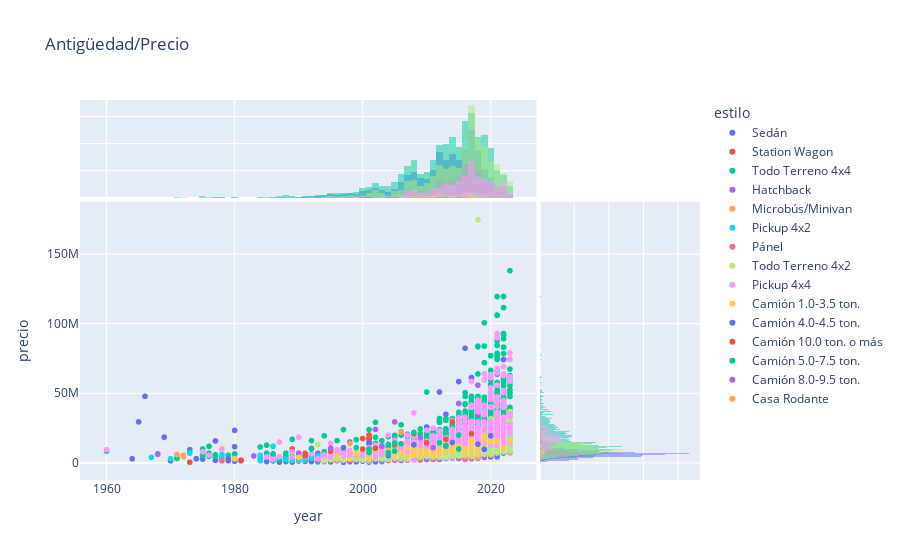

Notebook code for this chart:
### Code cell
import plotly.express as px
fig = px.scatter(df, x="year", y="precio", color="estilo", hover_data=['marca','modelo'],title='Antigüedad/Precio',marginal_x="histogram",marginal_y='histogram') 
fig.show()

### Figure 1 — Plotly figure (JSON) as saved in the notebook; plotly's stock layout.template omitted (floating-point values rounded to 4 significant figures; data arrays with more than 128 entries replaced by an {"elided": "..."} marker saying what was removed)
{"data": [{"customdata": {"elided": "2287x2 str values"}, "hovertemplate": "estilo=Sedán<br>year=%{x}<br>precio=%{y}<br>marca=%{customdata[0]}<br>modelo=%{customdata[1]}<extra></extra>", "legendgroup": "Sedán", "marker": {"color": "#636efa", "symbol": "circle"}, "mode": "markers", "name": "Sedán", "showlegend": true, "type": "scattergl", "x": {"elided": "2287 int values"}, "xaxis": "x", "y": {"elided": "2287 int values"}, "yaxis": "y"}, {"alignmentgroup": "True", "bingroup": "x", "hovertemplate": "estilo=Sedán<br>year=%{x}<br>count=%{y}<extra></extra>", "legendgroup": "Sedán", "marker": {"color": "#636efa"}, "name": "Sedán", "offsetgroup": "Sedán", "opacity": 0.5, "showlegend": false, "type": "histogram", "x": {"elided": "2287 int values"}, "xaxis": "x3", "yaxis": "y3"}, {"alignmentgroup": "True", "bingroup": "y", "hovertemplate": "estilo=Sedán<br>precio=%{y}<br>count=%{x}<extra></extra>", "legendgroup": "Sedán", "marker": {"color": "#636efa"}, "name": "Sedán", "offsetgroup": "Sedán", "opacity": 0.5, "showlegend": false, "type": "histogram", "xaxis": "x2", "y": {"elided": "2287 int values"}, "yaxis": "y2"}, {"customdata": {"elided": "74x2 str values"}, "hovertemplate": "estilo=Station Wagon<br>year=%{x}<br>precio=%{y}<br>marca=%{customdata[0]}<br>modelo=%{customdata[1]}<extra></extra>", "legendgroup": "Station Wagon", "marker": {"color": "#EF553B", "symbol": "circle"}, "mode": "markers", "name": "Station Wagon", "showlegend": true, "type": "scattergl", "x": [1973, 1995, 1984, 1993, 1981, 2008, 2009, 2002, 2004, 2003, 2002, 2005, 2006, 2007, 2006, 2005, 1971, 2007, 2006, 2007, 1993, 2014, 2009, 2013, 2002, 2009, 2002, 2008, 2008, 2018, 2009, 2015, 2016, 2011, 2016, 2016, 2016, 2016, 2013, 2009, 2012, 2013, 2006, 2016, 2016, 2014, 2009, 2018, 2017, 2014, 2015, 2020, 2019, 2017, 2019, 2016, 2015, 2017, 2020, 1989, 2017, 2018, 2018, 2016, 2016, 2013, 2020, 2021, 2021, 2018, 2022, 2016, 2023, 2018], "xaxis": "x", "y": [500000, 1400000, 1500000, 1700000, 2000000, 2250000, 2300000, 2300000, 2400000, 2600000, 2750000, 2800000, 2950000, 3000000, 3295000, 3300000, 3500000, 3500000, 3500000, 3500000, 3500000, 3800000, 4250000, 4350000, 4500000, 4500000, 4600000, 5450000, 5700000, 6300000, 6425000, 6500000, 6500000, 6500000, 6500000, 6650000, 6725000, 7000000, 7000000, 7000000, 7000000, 7200000, 7200000, 7250000, 7400000, 7448000, 7500000, 7500000, 7900000, 8000000, 8458800, 8750000, 8950000, 9000000, 9000000, 9310000, 9750000, 9842000, 9850000, 10000000, 11000000, 11500000, 11704000, 12000000, 12305000, 13000000, 13098379, 17500000, 19098800, 19758000, 20700000, 24500000, 34800000, 38304000], "yaxis": "y"}, {"alignmentgroup": "True", "bingroup": "x", "hovertemplate": "estilo=Station Wagon<br>year=%{x}<br>count=%{y}<extra></extra>", "legendgroup": "Station Wagon", "marker": {"color": "#EF553B"}, "name": "Station Wagon", "offsetgroup": "Station Wagon", "opacity": 0.5, "showlegend": false, "type": "histogram", "x": [1973, 1995, 1984, 1993, 1981, 2008, 2009, 2002, 2004, 2003, 2002, 2005, 2006, 2007, 2006, 2005, 1971, 2007, 2006, 2007, 1993, 2014, 2009, 2013, 2002, 2009, 2002, 2008, 2008, 2018, 2009, 2015, 2016, 2011, 2016, 2016, 2016, 2016, 2013, 2009, 2012, 2013, 2006, 2016, 2016, 2014, 2009, 2018, 2017, 2014, 2015, 2020, 2019, 2017, 2019, 2016, 2015, 2017, 2020, 1989, 2017, 2018, 2018, 2016, 2016, 2013, 2020, 2021, 2021, 2018, 2022, 2016, 2023, 2018], "xaxis": "x3", "yaxis": "y3"}, {"alignmentgroup": "True", "bingroup": "y", "hovertemplate": "estilo=Station Wagon<br>precio=%{y}<br>count=%{x}<extra></extra>", "legendgroup": "Station Wagon", "marker": {"color": "#EF553B"}, "name": "Station Wagon", "offsetgroup": "Station Wagon", "opacity": 0.5, "showlegend": false, "type": "histogram", "xaxis": "x2", "y": [500000, 1400000, 1500000, 1700000, 2000000, 2250000, 2300000, 2300000, 2400000, 2600000, 2750000, 2800000, 2950000, 3000000, 3295000, 3300000, 3500000, 3500000, 3500000, 3500000, 3500000, 3800000, 4250000, 4350000, 4500000, 4500000, 4600000, 5450000, 5700000, 6300000, 6425000, 6500000, 6500000, 6500000, 6500000, 6650000, 6725000, 7000000, 7000000, 7000000, 7000000, 7200000, 7200000, 7250000, 7400000, 7448000, 7500000, 7500000, 7900000, 8000000, 8458800, 8750000, 8950000, 9000000, 9000000, 9310000, 9750000, 9842000, 9850000, 10000000, 11000000, 11500000, 11704000, 12000000, 12305000, 13000000, 13098379, 17500000, 19098800, 19758000, 20700000, 24500000, 34800000, 38304000], "yaxis": "y2"}, {"customdata": {"elided": "3387x2 str values"}, "hovertemplate": "estilo=Todo Terreno 4x4<br>year=%{x}<br>precio=%{y}<br>marca=%{customdata[0]}<br>modelo=%{customdata[1]}<extra></extra>", "legendgroup": "Todo Terreno 4x4", "marker": {"color": "#00cc96", "symbol": "circle"}, "mode": "markers", "name": "Todo Terreno 4x4", "showlegend": true, "type": "scattergl", "x": {"elided": "3387 int values"}, "xaxis": "x", "y": {"elided": "3387 int values"}, "yaxis": "y"}, {"alignmentgroup": "True", "bingroup": "x", "hovertemplate": "estilo=Todo Terreno 4x4<br>year=%{x}<br>count=%{y}<extra></extra>", "legendgroup": "Todo Terreno 4x4", "marker": {"color": "#00cc96"}, "name": "Todo Terreno 4x4", "offsetgroup": "Todo Terreno 4x4", "opacity": 0.5, "showlegend": false, "type": "histogram", "x": {"elided": "3387 int values"}, "xaxis": "x3", "yaxis": "y3"}, {"alignmentgroup": "True", "bingroup": "y", "hovertemplate": "estilo=Todo Terreno 4x4<br>precio=%{y}<br>count=%{x}<extra></extra>", "legendgroup": "Todo Terreno 4x4", "marker": {"color": "#00cc96"}, "name": "Todo Terreno 4x4", "offsetgroup": "Todo Terreno 4x4", "opacity": 0.5, "showlegend": false, "type": "histogram", "xaxis": "x2", "y": {"elided": "3387 int values"}, "yaxis": "y2"}, {"customdata": {"elided": "979x2 str values"}, "hovertemplate": "estilo=Hatchback<br>year=%{x}<br>precio=%{y}<br>marca=%{customdata[0]}<br>modelo=%{customdata[1]}<extra></extra>", "legendgroup": "Hatchback", "marker": {"color": "#ab63fa", "symbol": "circle"}, "mode": "markers", "name": "Hatchback", "showlegend": true, "type": "scattergl", "x": {"elided": "979 int values"}, "xaxis": "x", "y": {"elided": "979 int values"}, "yaxis": "y"}, {"alignmentgroup": "True", "bingroup": "x", "hovertemplate": "estilo=Hatchback<br>year=%{x}<br>count=%{y}<extra></extra>", "legendgroup": "Hatchback", "marker": {"color": "#ab63fa"}, "name": "Hatchback", "offsetgroup": "Hatchback", "opacity": 0.5, "showlegend": false, "type": "histogram", "x": {"elided": "979 int values"}, "xaxis": "x3", "yaxis": "y3"}, {"alignmentgroup": "True", "bingroup": "y", "hovertemplate": "estilo=Hatchback<br>precio=%{y}<br>count=%{x}<extra></extra>", "legendgroup": "Hatchback", "marker": {"color": "#ab63fa"}, "name": "Hatchback", "offsetgroup": "Hatchback", "opacity": 0.5, "showlegend": false, "type": "histogram", "xaxis": "x2", "y": {"elided": "979 int values"}, "yaxis": "y2"}, {"customdata": {"elided": "190x2 str values"}, "hovertemplate": "estilo=Microbús/Minivan<br>year=%{x}<br>precio=%{y}<br>marca=%{customdata[0]}<br>modelo=%{customdata[1]}<extra></extra>", "legendgroup": "Microbús/Minivan", "marker": {"color": "#FFA15A", "symbol": "circle"}, "mode": "markers", "name": "Microbús/Minivan", "showlegend": true, "type": "scattergl", "x": {"elided": "190 int values"}, "xaxis": "x", "y": {"elided": "190 int values"}, "yaxis": "y"}, {"alignmentgroup": "True", "bingroup": "x", "hovertemplate": "estilo=Microbús/Minivan<br>year=%{x}<br>count=%{y}<extra></extra>", "legendgroup": "Microbús/Minivan", "marker": {"color": "#FFA15A"}, "name": "Microbús/Minivan", "offsetgroup": "Microbús/Minivan", "opacity": 0.5, "showlegend": false, "type": "histogram", "x": {"elided": "190 int values"}, "xaxis": "x3", "yaxis": "y3"}, {"alignmentgroup": "True", "bingroup": "y", "hovertemplate": "estilo=Microbús/Minivan<br>precio=%{y}<br>count=%{x}<extra></extra>", "legendgroup": "Microbús/Minivan", "marker": {"color": "#FFA15A"}, "name": "Microbús/Minivan", "offsetgroup": "Microbús/Minivan", "opacity": 0.5, "showlegend": false, "type": "histogram", "xaxis": "x2", "y": {"elided": "190 int values"}, "yaxis": "y2"}, {"customdata": {"elided": "241x2 str values"}, "hovertemplate": "estilo=Pickup 4x2<br>year=%{x}<br>precio=%{y}<br>marca=%{customdata[0]}<br>modelo=%{customdata[1]}<extra></extra>", "legendgroup": "Pickup 4x2", "marker": {"color": "#19d3f3", "symbol": "circle"}, "mode": "markers", "name": "Pickup 4x2", "showlegend": true, "type": "scattergl", "x": {"elided": "241 int values"}, "xaxis": "x", "y": {"elided": "241 int values"}, "yaxis": "y"}, {"alignmentgroup": "True", "bingroup": "x", "hovertemplate": "estilo=Pickup 4x2<br>year=%{x}<br>count=%{y}<extra></extra>", "legendgroup": "Pickup 4x2", "marker": {"color": "#19d3f3"}, "name": "Pickup 4x2", "offsetgroup": "Pickup 4x2", "opacity": 0.5, "showlegend": false, "type": "histogram", "x": {"elided": "241 int values"}, "xaxis": "x3", "yaxis": "y3"}, {"alignmentgroup": "True", "bingroup": "y", "hovertemplate": "estilo=Pickup 4x2<br>precio=%{y}<br>count=%{x}<extra></extra>", "legendgroup": "Pickup 4x2", "marker": {"color": "#19d3f3"}, "name": "Pickup 4x2", "offsetgroup": "Pickup 4x2", "opacity": 0.5, "showlegend": false, "type": "histogram", "xaxis": "x2", "y": {"elided": "241 int values"}, "yaxis": "y2"}, {"customdata": [["Datsun", "120Y"], ["Fiat", "FIORINO"], ["Citroen", "BERLINGO"], ["Chevrolet", "CMV"], ["Peugeot", "PARTNER"], ["Renault", "KANGOO EXPRESS"], ["Fiat", "FIORINO"], ["BAIC", "MZ40"], ["Peugeot", "PARTNER"], ["Fiat", "FIORINO"], ["Chevrolet", "CMV"], ["Chevrolet", "CMV"], ["Citroen", "NEMO"], ["Citroen", "BERLINGO"], ["Soueast", "C1"], ["Suzuki", "APV"], ["Chevrolet", "N300"], ["Mitsubishi", "L300"], ["Fiat", "FIORINO"], ["Suzuki", "APV"], ["Chevrolet", "N300 MAX"], ["Chevrolet", "N300"], ["Fiat", "FIORINO"], ["Chevrolet", "N300"], ["Suzuki", "APV"], ["Suzuki", "APV"], ["Fiat", "DOBLO"], ["Chevrolet", "N300"], ["Piaggio", "PORTER TIPPER"], ["Daihatsu", "GRAND MAX"], ["Citroen", "BERLINGO"], ["Hyundai", "H1"], ["Suzuki", "APV"], ["Suzuki", "ERTIGA"], ["Citroen", "JUMPY"], ["Peugeot", "PARTNER"], ["Daihatsu", "GRAN MAX"], ["Daihatsu", "GRAN MAX"], ["Suzuki", "APV"], ["Renault", "DOKKER"], ["Citroen", "BERLINGO"], ["Fiat", "DOBLO"], ["Renault", "DOKKER"], ["Chevrolet", "N400"], ["Hyundai", "H1"], ["Hyundai", "GRAND STAREX"], ["Suzuki", "APV"], ["Renault", "DOKKER"], ["Hyundai", "H1"], ["Toyota", "HIACE"], ["Hyundai", "H1"], ["Hyundai", "GRAND STAREX CVX"], ["Fiat", "DUCATO"]], "hovertemplate": "estilo=Pánel<br>year=%{x}<br>precio=%{y}<br>marca=%{customdata[0]}<br>modelo=%{customdata[1]}<extra></extra>", "legendgroup": "Pánel", "marker": {"color": "#FF6692", "symbol": "circle"}, "mode": "markers", "name": "Pánel", "showlegend": true, "type": "scattergl", "x": [1978, 2005, 2004, 2009, 2004, 2007, 2011, 2016, 2008, 2011, 2012, 2012, 2016, 2017, 2015, 2008, 2014, 2008, 2014, 2007, 2014, 2015, 2016, 2016, 2011, 2012, 2016, 2016, 2018, 2015, 2018, 2011, 2016, 2016, 2015, 2016, 2013, 2016, 2015, 2017, 2018, 2016, 2019, 2020, 2016, 2012, 2022, 2022, 2017, 2012, 2017, 2014, 2015], "xaxis": "x", "y": [1500000, 1800000, 1900000, 2100000, 2100000, 2300000, 2500000, 2500000, 2950000, 3250000, 3450000, 3500000, 3700000, 4250000, 4250000, 4300000, 4450000, 4500000, 4500000, 4500000, 4750000, 4900000, 4950000, 4950000, 5100000, 5300000, 5650000, 5900000, 5990000, 6000000, 6200000, 6300000, 6300000, 6400000, 6500000, 6500000, 6650000, 6750000, 6800000, 7000000, 7394800, 7500000, 7700000, 8300000, 8500000, 8500000, 8800000, 8900000, 10000000, 10250000, 10500000, 11775000, 12850000], "yaxis": "y"}, {"alignmentgroup": "True", "bingroup": "x", "hovertemplate": "estilo=Pánel<br>year=%{x}<br>count=%{y}<extra></extra>", "legendgroup": "Pánel", "marker": {"color": "#FF6692"}, "name": "Pánel", "offsetgroup": "Pánel", "opacity": 0.5, "showlegend": false, "type": "histogram", "x": [1978, 2005, 2004, 2009, 2004, 2007, 2011, 2016, 2008, 2011, 2012, 2012, 2016, 2017, 2015, 2008, 2014, 2008, 2014, 2007, 2014, 2015, 2016, 2016, 2011, 2012, 2016, 2016, 2018, 2015, 2018, 2011, 2016, 2016, 2015, 2016, 2013, 2016, 2015, 2017, 2018, 2016, 2019, 2020, 2016, 2012, 2022, 2022, 2017, 2012, 2017, 2014, 2015], "xaxis": "x3", "yaxis": "y3"}, {"alignmentgroup": "True", "bingroup": "y", "hovertemplate": "estilo=Pánel<br>precio=%{y}<br>count=%{x}<extra></extra>", "legendgroup": "Pánel", "marker": {"color": "#FF6692"}, "name": "Pánel", "offsetgroup": "Pánel", "opacity": 0.5, "showlegend": false, "type": "histogram", "xaxis": "x2", "y": [1500000, 1800000, 1900000, 2100000, 2100000, 2300000, 2500000, 2500000, 2950000, 3250000, 3450000, 3500000, 3700000, 4250000, 4250000, 4300000, 4450000, 4500000, 4500000, 4500000, 4750000, 4900000, 4950000, 4950000, 5100000, 5300000, 5650000, 5900000, 5990000, 6000000, 6200000, 6300000, 6300000, 6400000, 6500000, 6500000, 6650000, 6750000, 6800000, 7000000, 7394800, 7500000, 7700000, 8300000, 8500000, 8500000, 8800000, 8900000, 10000000, 10250000, 10500000, 11775000, 12850000], "yaxis": "y2"}, {"customdata": {"elided": "2283x2 str values"}, "hovertemplate": "estilo=Todo Terreno 4x2<br>year=%{x}<br>precio=%{y}<br>marca=%{customdata[0]}<br>modelo=%{customdata[1]}<extra></extra>", "legendgroup": "Todo Terreno 4x2", "marker": {"color": "#B6E880", "symbol": "circle"}, "mode": "markers", "name": "Todo Terreno 4x2", "showlegend": true, "type": "scattergl", "x": {"elided": "2283 int values"}, "xaxis": "x", "y": {"elided": "2283 int values"}, "yaxis": "y"}, {"alignmentgroup": "True", "bingroup": "x", "hovertemplate": "estilo=Todo Terreno 4x2<br>year=%{x}<br>count=%{y}<extra></extra>", "legendgroup": "Todo Terreno 4x2", "marker": {"color": "#B6E880"}, "name": "Todo Terreno 4x2", "offsetgroup": "Todo Terreno 4x2", "opacity": 0.5, "showlegend": false, "type": "histogram", "x": {"elided": "2283 int values"}, "xaxis": "x3", "yaxis": "y3"}, {"alignmentgroup": "True", "bingroup": "y", "hovertemplate": "estilo=Todo Terreno 4x2<br>precio=%{y}<br>count=%{x}<extra></extra>", "legendgroup": "Todo Terreno 4x2", "marker": {"color": "#B6E880"}, "name": "Todo Terreno 4x2", "offsetgroup": "Todo Terreno 4x2", "opacity": 0.5, "showlegend": false, "type": "histogram", "xaxis": "x2", "y": {"elided": "2283 int values"}, "yaxis": "y2"}, {"customdata": {"elided": "953x2 str values"}, "hovertemplate": "estilo=Pickup 4x4<br>year=%{x}<br>precio=%{y}<br>marca=%{customdata[0]}<br>modelo=%{customdata[1]}<extra></extra>", "legendgroup": "Pickup 4x4", "marker": {"color": "#FF97FF", "symbol": "circle"}, "mode": "markers", "name": "Pickup 4x4", "showlegend": true, "type": "scattergl", "x": {"elided": "953 int values"}, "xaxis": "x", "y": {"elided": "953 int values"}, "yaxis": "y"}, {"alignmentgroup": "True", "bingroup": "x", "hovertemplate": "estilo=Pickup 4x4<br>year=%{x}<br>count=%{y}<extra></extra>", "legendgroup": "Pickup 4x4", "marker": {"color": "#FF97FF"}, "name": "Pickup 4x4", "offsetgroup": "Pickup 4x4", "opacity": 0.5, "showlegend": false, "type": "histogram", "x": {"elided": "953 int values"}, "xaxis": "x3", "yaxis": "y3"}, {"alignmentgroup": "True", "bingroup": "y", "hovertemplate": "estilo=Pickup 4x4<br>precio=%{y}<br>count=%{x}<extra></extra>", "legendgroup": "Pickup 4x4", "marker": {"color": "#FF97FF"}, "name": "Pickup 4x4", "offsetgroup": "Pickup 4x4", "opacity": 0.5, "showlegend": false, "type": "histogram", "xaxis": "x2", "y": {"elided": "953 int values"}, "yaxis": "y2"}, {"customdata": {"elided": "86x2 str values"}, "hovertemplate": "estilo=Camión 1.0-3.5 ton.<br>year=%{x}<br>precio=%{y}<br>marca=%{customdata[0]}<br>modelo=%{customdata[1]}<extra></extra>", "legendgroup": "Camión 1.0-3.5 ton.", "marker": {"color": "#FECB52", "symbol": "circle"}, "mode": "markers", "name": "Camión 1.0-3.5 ton.", "showlegend": true, "type": "scattergl", "x": [1998, 1980, 2001, 1990, 2017, 2007, 1996, 2005, 2011, 2009, 2008, 2009, 2011, 2011, 2012, 2012, 1999, 2016, 2018, 2008, 1999, 2006, 2012, 2010, 2006, 2011, 2010, 2010, 2016, 2012, 1999, 2014, 2013, 2008, 2014, 2010, 2010, 2014, 2004, 2008, 2005, 2009, 2015, 2002, 2001, 2016, 2016, 2017, 2012, 2012, 2022, 2014, 2017, 2019, 2017, 2008, 2014, 2007, 2017, 2011, 2018, 2017, 2014, 2018, 2015, 2018, 2013, 2005, 2015, 2015, 2014, 2018, 2018, 2018, 2013, 2017, 2020, 2017, 2020, 2021, 2021, 2023, 2019, 2017, 2019, 2019], "xaxis": "x", "y": [2675000, 3000000, 4000000, 4100000, 4500000, 4700000, 5000000, 5250000, 5500000, 5500000, 5500000, 5800000, 5900000, 5950000, 6300000, 6400000, 6500000, 6500000, 6500000, 6600000, 6600000, 6750000, 7000000, 7000000, 7200000, 7500000, 7500000, 7500000, 7700000, 8000000, 8000000, 8200000, 8500000, 8500000, 8700000, 8800000, 8800000, 8900000, 9000000, 9100000, 9400000, 9500000, 9500000, 9500000, 10000000, 10000000, 10000000, 10000000, 10200000, 10300000, 10500000, 10500000, 10500000, 10500000, 10500000, 10500000, 10700000, 10700000, 10900000, 11000000, 11000000, 11200000, 11400000, 11500000, 11500000, 11995000, 12000000, 12500000, 12500000, 12500000, 13000000, 13000000, 13400000, 13500000, 14000000, 14500000, 15000000, 15500000, 15500000, 15500000, 15750000, 16000000, 16400000, 16500000, 17500000, 19500000], "yaxis": "y"}, {"alignmentgroup": "True", "bingroup": "x", "hovertemplate": "estilo=Camión 1.0-3.5 ton.<br>year=%{x}<br>count=%{y}<extra></extra>", "legendgroup": "Camión 1.0-3.5 ton.", "marker": {"color": "#FECB52"}, "name": "Camión 1.0-3.5 ton.", "offsetgroup": "Camión 1.0-3.5 ton.", "opacity": 0.5, "showlegend": false, "type": "histogram", "x": [1998, 1980, 2001, 1990, 2017, 2007, 1996, 2005, 2011, 2009, 2008, 2009, 2011, 2011, 2012, 2012, 1999, 2016, 2018, 2008, 1999, 2006, 2012, 2010, 2006, 2011, 2010, 2010, 2016, 2012, 1999, 2014, 2013, 2008, 2014, 2010, 2010, 2014, 2004, 2008, 2005, 2009, 2015, 2002, 2001, 2016, 2016, 2017, 2012, 2012, 2022, 2014, 2017, 2019, 2017, 2008, 2014, 2007, 2017, 2011, 2018, 2017, 2014, 2018, 2015, 2018, 2013, 2005, 2015, 2015, 2014, 2018, 2018, 2018, 2013, 2017, 2020, 2017, 2020, 2021, 2021, 2023, 2019, 2017, 2019, 2019], "xaxis": "x3", "yaxis": "y3"}, {"alignmentgroup": "True", "bingroup": "y", "hovertemplate": "estilo=Camión 1.0-3.5 ton.<br>precio=%{y}<br>count=%{x}<extra></extra>", "legendgroup": "Camión 1.0-3.5 ton.", "marker": {"color": "#FECB52"}, "name": "Camión 1.0-3.5 ton.", "offsetgroup": "Camión 1.0-3.5 ton.", "opacity": 0.5, "showlegend": false, "type": "histogram", "xaxis": "x2", "y": [2675000, 3000000, 4000000, 4100000, 4500000, 4700000, 5000000, 5250000, 5500000, 5500000, 5500000, 5800000, 5900000, 5950000, 6300000, 6400000, 6500000, 6500000, 6500000, 6600000, 6600000, 6750000, 7000000, 7000000, 7200000, 7500000, 7500000, 7500000, 7700000, 8000000, 8000000, 8200000, 8500000, 8500000, 8700000, 8800000, 8800000, 8900000, 9000000, 9100000, 9400000, 9500000, 9500000, 9500000, 10000000, 10000000, 10000000, 10000000, 10200000, 10300000, 10500000, 10500000, 10500000, 10500000, 10500000, 10500000, 10700000, 10700000, 10900000, 11000000, 11000000, 11200000, 11400000, 11500000, 11500000, 11995000, 12000000, 12500000, 12500000, 12500000, 13000000, 13000000, 13400000, 13500000, 14000000, 14500000, 15000000, 15500000, 15500000, 15500000, 15750000, 16000000, 16400000, 16500000, 17500000, 19500000], "yaxis": "y2"}, {"customdata": [["Hino", "FF"], ["Hyundai", "HD65"], ["JAC", "HFC"], ["Isuzu", "FRR"], ["Hino", "DUTRO"], ["Isuzu", "QKR"], ["Hino", "300"], ["Isuzu", "NPR85L REWARD"]], "hovertemplate": "estilo=Camión 4.0-4.5 ton.<br>year=%{x}<br>precio=%{y}<br>marca=%{customdata[0]}<br>modelo=%{customdata[1]}<extra></extra>", "legendgroup": "Camión 4.0-4.5 ton.", "marker": {"color": "#636efa", "symbol": "circle"}, "mode": "markers", "name": "Camión 4.0-4.5 ton.", "showlegend": true, "type": "scattergl", "x": [1979, 2004, 2019, 1997, 2008, 2018, 2014, 2020], "xaxis": "x", "y": [3000000, 5300000, 9750000, 10990000, 13000000, 13500000, 14700000, 19500000], "yaxis": "y"}, {"alignmentgroup": "True", "bingroup": "x", "hovertemplate": "estilo=Camión 4.0-4.5 ton.<br>year=%{x}<br>count=%{y}<extra></extra>", "legendgroup": "Camión 4.0-4.5 ton.", "marker": {"color": "#636efa"}, "name": "Camión 4.0-4.5 ton.", "offsetgroup": "Camión 4.0-4.5 ton.", "opacity": 0.5, "showlegend": false, "type": "histogram", "x": [1979, 2004, 2019, 1997, 2008, 2018, 2014, 2020], "xaxis": "x3", "yaxis": "y3"}, {"alignmentgroup": "True", "bingroup": "y", "hovertemplate": "estilo=Camión 4.0-4.5 ton.<br>precio=%{y}<br>count=%{x}<extra></extra>", "legendgroup": "Camión 4.0-4.5 ton.", "marker": {"color": "#636efa"}, "name": "Camión 4.0-4.5 ton.", "offsetgroup": "Camión 4.0-4.5 ton.", "opacity": 0.5, "showlegend": false, "type": "histogram", "xaxis": "x2", "y": [3000000, 5300000, 9750000, 10990000, 13000000, 13500000, 14700000, 19500000], "yaxis": "y2"}, {"customdata": [["Freightliner", "FLA8664ST"], ["Freightliner", "FLA6364T"], ["Ford", "L800"], ["Freightliner", "FL70"], ["Freightliner", "FL80"], ["Freightliner", "COLUMBIA"], ["Mack", "CXU612"], ["International", "4400"], ["Isuzu", "FVR"], ["Mack", "CX613 VISION"], ["Freightliner", "FL70"], ["Mack", "VISION"], ["Hino", "FC4JJUA-NNL"], ["Freightliner", "M2"], ["Freightliner", "M2"]], "hovertemplate": "estilo=Camión 10.0 ton. o más<br>year=%{x}<br>precio=%{y}<br>marca=%{customdata[0]}<br>modelo=%{customdata[1]}<extra></extra>", "legendgroup": "Camión 10.0 ton. o más", "marker": {"color": "#EF553B", "symbol": "circle"}, "mode": "markers", "name": "Camión 10.0 ton. o más", "showlegend": true, "type": "scattergl", "x": [1991, 1991, 1995, 2000, 2002, 2005, 2010, 2013, 2000, 2001, 2001, 2001, 2017, 2008, 2014], "xaxis": "x", "y": [5000000, 6900000, 8450000, 10000000, 10500000, 13000000, 14500000, 17000000, 17500000, 18000000, 18000000, 20000000, 21000000, 21000000, 29500000], "yaxis": "y"}, {"alignmentgroup": "True", "bingroup": "x", "hovertemplate": "estilo=Camión 10.0 ton. o más<br>year=%{x}<br>count=%{y}<extra></extra>", "legendgroup": "Camión 10.0 ton. o más", "marker": {"color": "#EF553B"}, "name": "Camión 10.0 ton. o más", "offsetgroup": "Camión 10.0 ton. o más", "opacity": 0.5, "showlegend": false, "type": "histogram", "x": [1991, 1991, 1995, 2000, 2002, 2005, 2010, 2013, 2000, 2001, 2001, 2001, 2017, 2008, 2014], "xaxis": "x3", "yaxis": "y3"}, {"alignmentgroup": "True", "bingroup": "y", "hovertemplate": "estilo=Camión 10.0 ton. o más<br>precio=%{y}<br>count=%{x}<extra></extra>", "legendgroup": "Camión 10.0 ton. o más", "marker": {"color": "#EF553B"}, "name": "Camión 10.0 ton. o más", "offsetgroup": "Camión 10.0 ton. o más", "opacity": 0.5, "showlegend": false, "type": "histogram", "xaxis": "x2", "y": [5000000, 6900000, 8450000, 10000000, 10500000, 13000000, 14500000, 17000000, 17500000, 18000000, 18000000, 20000000, 21000000, 21000000, 29500000], "yaxis": "y2"}, {"customdata": [["Isuzu", "FSR"], ["Daihatsu", "DELTA"], ["GMC", "W4S042"], ["Hyundai", "HD65"], ["Mitsubishi", "CANTER"], ["Freightliner", "FL50"], ["JAC", "HFC1050 KD"], ["Isuzu", "FTR"], ["Hino", "500"], ["Hyundai", "HD65"], ["Hino", "300"], ["Freightliner", "M2"], ["Hino", "500 FC4J"], ["Hino", "300"], ["Hino", "DUTRO 300"], ["Hino", "DUTRO 300"], ["Hino", "500"], ["Freightliner", "M2"], ["Hino", "500"]], "hovertemplate": "estilo=Camión 5.0-7.5 ton.<br>year=%{x}<br>precio=%{y}<br>marca=%{customdata[0]}<br>modelo=%{customdata[1]}<extra></extra>", "legendgroup": "Camión 5.0-7.5 ton.", "marker": {"color": "#00cc96", "symbol": "circle"}, "mode": "markers", "name": "Camión 5.0-7.5 ton.", "showlegend": true, "type": "scattergl", "x": [1986, 2004, 2001, 2004, 2005, 2001, 2015, 1992, 1999, 2013, 2013, 2006, 2005, 2012, 2012, 2012, 2015, 2009, 2008], "xaxis": "x", "y": [6500000, 6800000, 7500000, 7500000, 8500000, 10000000, 10000000, 10000000, 11000000, 12000000, 12500000, 13800000, 14300000, 14500000, 14550000, 14550000, 20000000, 21000000, 21975000], "yaxis": "y"}, {"alignmentgroup": "True", "bingroup": "x", "hovertemplate": "estilo=Camión 5.0-7.5 ton.<br>year=%{x}<br>count=%{y}<extra></extra>", "legendgroup": "Camión 5.0-7.5 ton.", "marker": {"color": "#00cc96"}, "name": "Camión 5.0-7.5 ton.", "offsetgroup": "Camión 5.0-7.5 ton.", "opacity": 0.5, "showlegend": false, "type": "histogram", "x": [1986, 2004, 2001, 2004, 2005, 2001, 2015, 1992, 1999, 2013, 2013, 2006, 2005, 2012, 2012, 2012, 2015, 2009, 2008], "xaxis": "x3", "yaxis": "y3"}, {"alignmentgroup": "True", "bingroup": "y", "hovertemplate": "estilo=Camión 5.0-7.5 ton.<br>precio=%{y}<br>count=%{x}<extra></extra>", "legendgroup": "Camión 5.0-7.5 ton.", "marker": {"color": "#00cc96"}, "name": "Camión 5.0-7.5 ton.", "offsetgroup": "Camión 5.0-7.5 ton.", "opacity": 0.5, "showlegend": false, "type": "histogram", "xaxis": "x2", "y": [6500000, 6800000, 7500000, 7500000, 8500000, 10000000, 10000000, 10000000, 11000000, 12000000, 12500000, 13800000, 14300000, 14500000, 14550000, 14550000, 20000000, 21000000, 21975000], "yaxis": "y2"}, {"customdata": [["Nissan", "UD2300"], ["Hino", "300"], ["Isuzu", "NQR"], ["Nissan", "UD2600"]], "hovertemplate": "estilo=Camión 8.0-9.5 ton.<br>year=%{x}<br>precio=%{y}<br>marca=%{customdata[0]}<br>modelo=%{customdata[1]}<extra></extra>", "legendgroup": "Camión 8.0-9.5 ton.", "marker": {"color": "#ab63fa", "symbol": "circle"}, "mode": "markers", "name": "Camión 8.0-9.5 ton.", "showlegend": true, "type": "scattergl", "x": [1995, 2011, 2003, 2009], "xaxis": "x", "y": [10500000, 11000000, 12000000, 18250000], "yaxis": "y"}, {"alignmentgroup": "True", "bingroup": "x", "hovertemplate": "estilo=Camión 8.0-9.5 ton.<br>year=%{x}<br>count=%{y}<extra></extra>", "legendgroup": "Camión 8.0-9.5 ton.", "marker": {"color": "#ab63fa"}, "name": "Camión 8.0-9.5 ton.", "offsetgroup": "Camión 8.0-9.5 ton.", "opacity": 0.5, "showlegend": false, "type": "histogram", "x": [1995, 2011, 2003, 2009], "xaxis": "x3", "yaxis": "y3"}, {"alignmentgroup": "True", "bingroup": "y", "hovertemplate": "estilo=Camión 8.0-9.5 ton.<br>precio=%{y}<br>count=%{x}<extra></extra>", "legendgroup": "Camión 8.0-9.5 ton.", "marker": {"color": "#ab63fa"}, "name": "Camión 8.0-9.5 ton.", "offsetgroup": "Camión 8.0-9.5 ton.", "opacity": 0.5, "showlegend": false, "type": "histogram", "xaxis": "x2", "y": [10500000, 11000000, 12000000, 18250000], "yaxis": "y2"}, {"customdata": [["Freightliner", "FS25"]], "hovertemplate": "estilo=Casa Rodante<br>year=%{x}<br>precio=%{y}<br>marca=%{customdata[0]}<br>modelo=%{customdata[1]}<extra></extra>", "legendgroup": "Casa Rodante", "marker": {"color": "#FFA15A", "symbol": "circle"}, "mode": "markers", "name": "Casa Rodante", "showlegend": true, "type": "scattergl", "x": [2006], "xaxis": "x", "y": [22000000], "yaxis": "y"}, {"alignmentgroup": "True", "bingroup": "x", "hovertemplate": "estilo=Casa Rodante<br>year=%{x}<br>count=%{y}<extra></extra>", "legendgroup": "Casa Rodante", "marker": {"color": "#FFA15A"}, "name": "Casa Rodante", "offsetgroup": "Casa Rodante", "opacity": 0.5, "showlegend": false, "type": "histogram", "x": [2006], "xaxis": "x3", "yaxis": "y3"}, {"alignmentgroup": "True", "bingroup": "y", "hovertemplate": "estilo=Casa Rodante<br>precio=%{y}<br>count=%{x}<extra></extra>", "legendgroup": "Casa Rodante", "marker": {"color": "#FFA15A"}, "name": "Casa Rodante", "offsetgroup": "Casa Rodante", "opacity": 0.5, "showlegend": false, "type": "histogram", "xaxis": "x2", "y": [22000000], "yaxis": "y2"}], "layout": {"autosize": true, "barmode": "overlay", "legend": {"title": {"text": "estilo"}, "tracegroupgap": 0}, "title": {"text": "Antigüedad/Precio"}, "xaxis": {"anchor": "y", "autorange": true, "domain": [0, 0.7363], "range": [1956.0, 2027.0], "title": {"text": "year"}, "type": "linear"}, "xaxis2": {"anchor": "y2", "autorange": true, "domain": [0.7413, 1], "matches": "x2", "range": [0, 231.6], "showgrid": true, "showline": false, "showticklabels": false, "ticks": ""}, "xaxis3": {"anchor": "y3", "autorange": true, "domain": [0, 0.7363], "matches": "x", "range": [1956.0, 2027.0], "showgrid": true, "showticklabels": false, "type": "linear"}, "xaxis4": {"anchor": "y4", "domain": [0.7413, 1], "matches": "x2", "showgrid": true, "showline": false, "showticklabels": false, "ticks": ""}, "yaxis": {"anchor": "x", "autorange": true, "domain": [0, 0.7326], "range": [-15840000.0, 191200000.0], "title": {"text": "precio"}, "type": "linear"}, "yaxis2": {"anchor": "x2", "autorange": true, "domain": [0, 0.7326], "matches": "y", "range": [-15840000.0, 191200000.0], "showgrid": true, "showticklabels": false, "type": "linear"}, "yaxis3": {"anchor": "x3", "autorange": true, "domain": [0.7426, 1], "matches": "y3", "range": [0, 361.1], "showgrid": true, "showline": false, "showticklabels": false, "ticks": ""}, "yaxis4": {"anchor": "x4", "domain": [0.7426, 1], "matches": "y3", "showgrid": true, "showline": false, "showticklabels": false, "ticks": ""}}}
